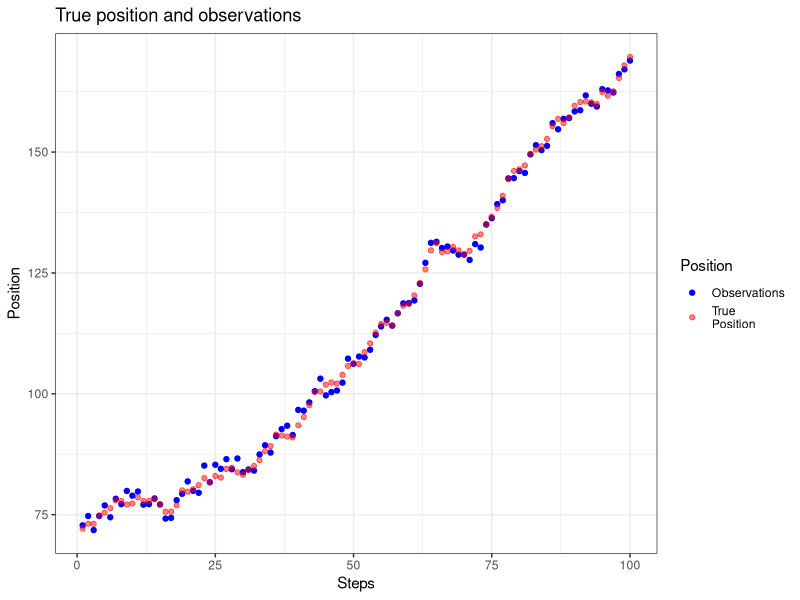
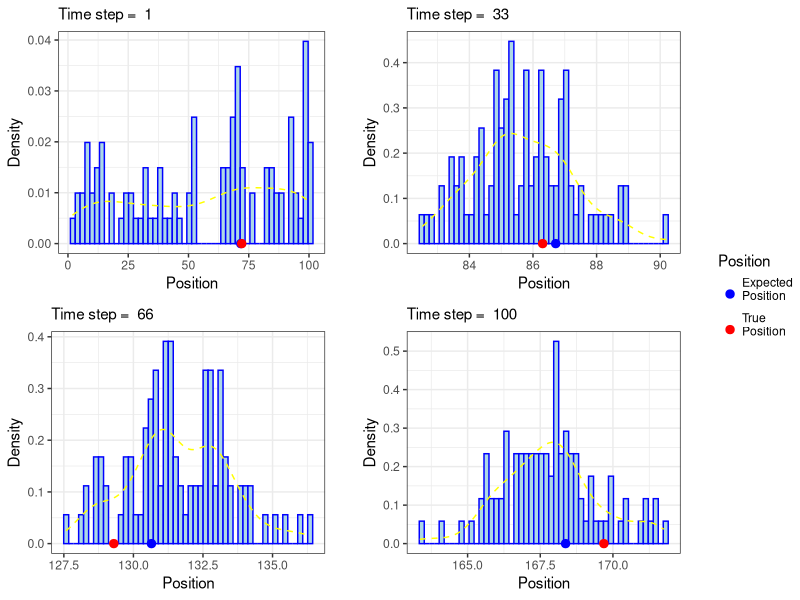
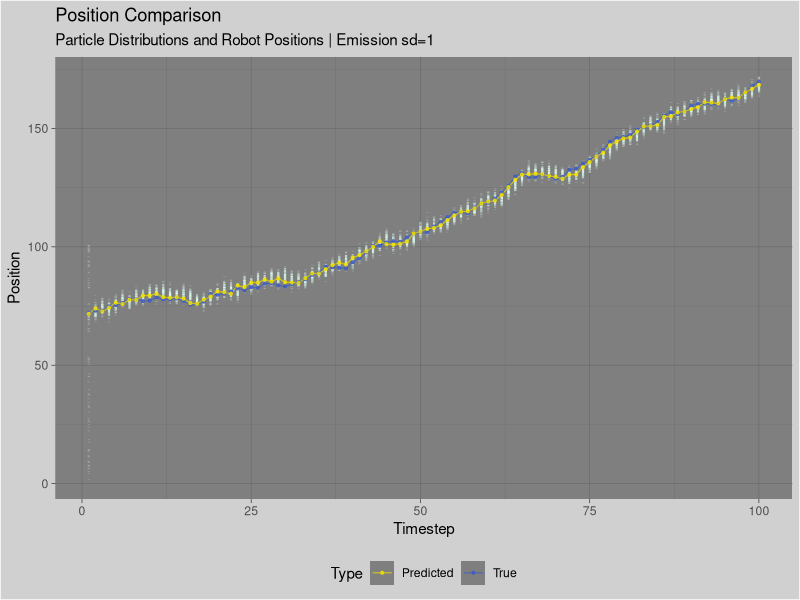
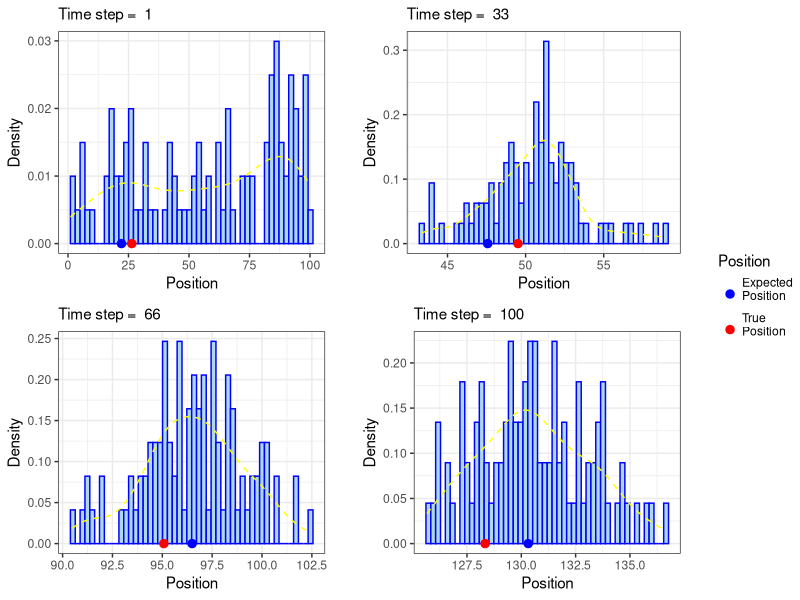
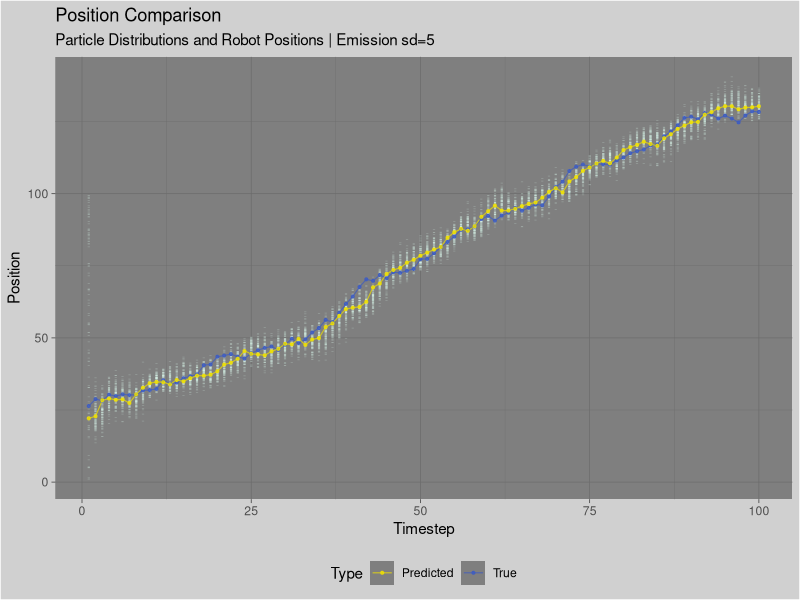
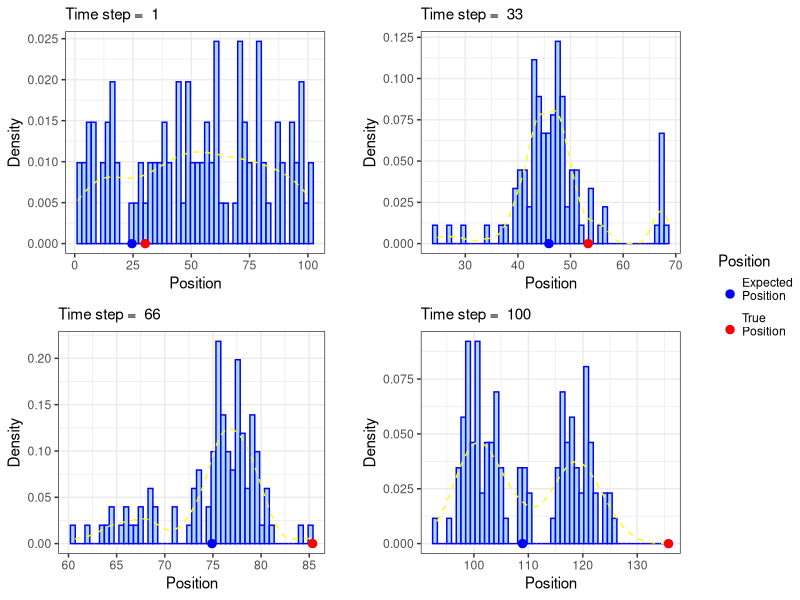
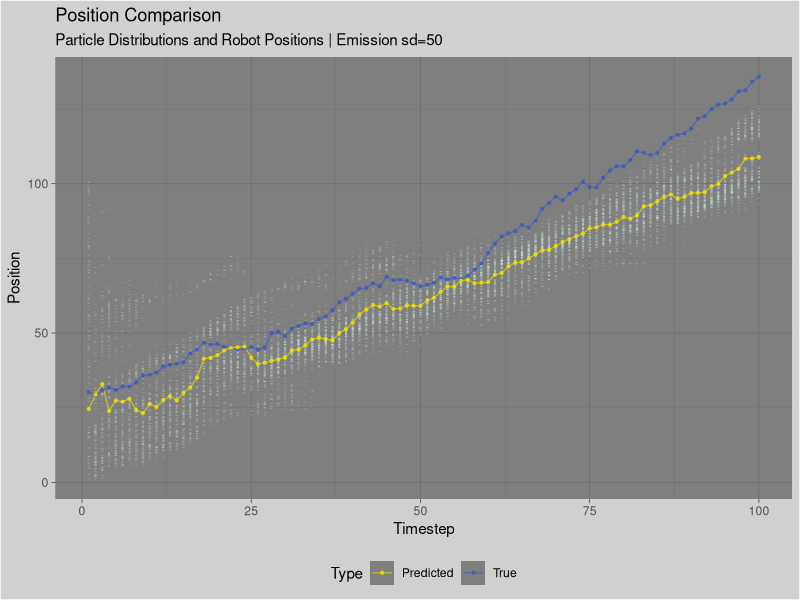
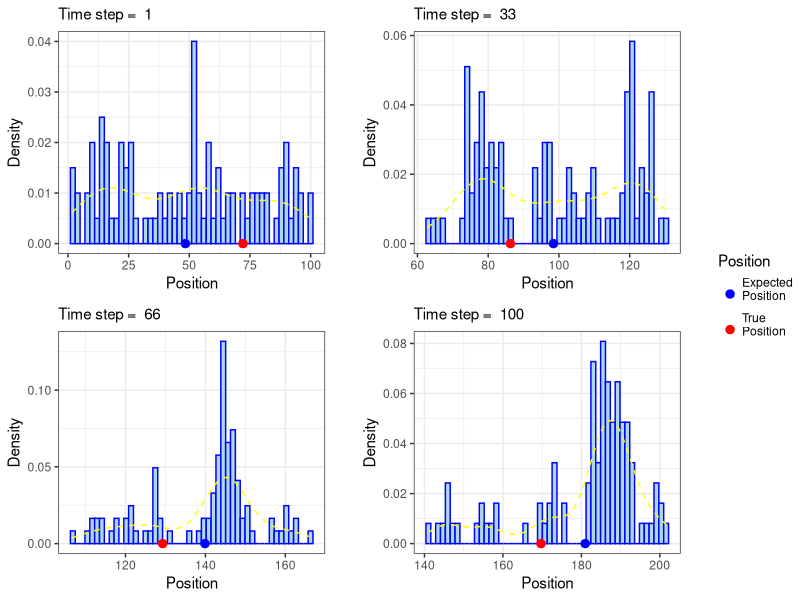

The R script that drew these images, in order:
## ---- chunk 1
knitr::opts_chunk$set(echo = TRUE, 
                    fig.align = "center", message = F, warning = F, error = F)
## ---- chunk 2
library(gridExtra)
library(ggplot2)
## ---- chunk 3
###################### IMPLEMENTATION OF THE FUNCTIONS #########################

# plot robot locations for each timestep
plot_positions = function(x_matrix, true, predicts, title){
  n = length(true)
  index = c()
  point = c()
  for(i in 1:n){
    index = c(index, rep(i, n))
    point = c(point, x_matrix[i, ])
  }
  df_plot = data.frame(index = index,
                       particle = point)
  
  
  plot = ggplot() +
    geom_point(aes(x = df_plot$index, y = df_plot$particle),
             size = 2, shape = "-", alpha=0.25, col = "#e0fff6") +
    geom_line(aes(x = 1:n, y = true, col = "True"), 
              size=0.4, alpha=0.7) +
    geom_line(aes(x = 1:n, y = predicts, col = "Predicted"), 
              size=0.4, alpha=0.7) +
    geom_point(aes(x = 1:n, y = true, col = "True"), 
              size=0.75, alpha=0.8) +
    geom_point(aes(x = 1:n, y = predicts, col = "Predicted"), 
              size=0.75, alpha=0.8) +
    scale_color_manual(values = c("Predicted" = "#efdf00",
                                      "True" = "#3c5bc1")) +
    labs(title = "Position Comparison",
         subtitle = title,
         col = "Type",
         x = "Timestep", y = "Position") +
    theme_dark() +
    theme(plot.background = element_rect(fill = "#d0d0d0"),
          legend.background = element_rect(fill = "#d0d0d0"),
          legend.position = "bottom")
  return(plot)
}

#The transition model: NOTE - It is not the average of three normal! 
#It is a mixture model. Each distribution has the same coeficient 
#That means that it is equal likely to generate from one distribution between 3
#For that reason, we sample an index between in order to know from which
#distribution we are going to generate
#After that we generate from that one 
#The difference between the distr is that we add a different constant in the mean
#For that reason we sample that constant with equal probability

TransModel = function(size,mu , sd_trans, coef){
  
  #sample equally from 3 constants  
  index = sample(x = c(0,1,2),size = size,replace = TRUE,prob = coef)
  
  #Sample from the normal adding each time the constant
  #In this way, we sample from the micture distribution
  smple = rnorm(n = size,mean = mu + index, sd = 1)
  return(smple)
   
}

#The emission Model
#Every we say above holds also for the emission model
EmissModel = function(size, mu , sd_emi,coef){
  
  #Here the constant we add is different though
  
  index = sample(x = c(0,-1,1),size = size,replace = TRUE,prob = coef)
  
  smple = rnorm(n = size, mean = mu + index, sd = sd_emi)
  return(smple)
}


#The initial model: Just a uniform distribution: No clue where the stupid robot is
InitModel = function(init,size,...){
  
  res = init(size,...)
  return(res)
  
}

#Function to simulate the SSM 
#In this function 
SSM_simulation = function(steps,size,InitMl,sd_trans,sd_emi,...){
  
  #generate from the initial model
  #Use the function IniModel in order to use it for different models
  initValues = InitModel(init = InitMl,size, ...)
  
  True_state = rep(0,steps)
  True_state[1] = initValues 
  
  Observations = rep(0,steps)
  Observations[1] = EmissModel(size = 1,True_state[1],sd_emi = sd_emi,
                               coef = rep(1/3,3))
  #a for loop to generate from the transition and emission model
  for (i in 2:steps) {
    
    True_state[i] = TransModel(size = size,mu = True_state[i-1],
                               sd_trans = sd_trans,coef = rep(1/3,3))
    
    Observations[i] = EmissModel(size = size,True_state[i],sd_emi = sd_emi,
                                 coef = rep(1/3,3))
    }
  
  return(list(True_state,Observations))
  
  
}

#function to evaluate the particles( compute the weights)
#Here we can caclulate the densities of the three normal and average them
#We also have to normalize the weights
evalParticles = function(Observation,particls,s){
  
  dens = (dnorm(x = Observation,mean = particls,sd = s)+
  dnorm(x = Observation,mean = particls -1 ,sd = s)+
  dnorm(x = Observation,mean = particls +1 ,sd = s))/3
  
  norm_dens = dens/sum(dens)
  #return the average of the densities
  return(norm_dens)
  
}

########Particle filter##########

PartFIlter = function(steps,#How many steps we will do
                       partSize,#How many particles
                       initMdl, #what is my initial model
                       sd_trans, #sd of transition model
                       sd_emi,#sd of emition model
                       correction = TRUE,#True if we want to calculate weights
                       method, #which method the user wants,
                       observ,
                       ...)#... for some extra parametres
  {
  
  #method first
  if(method == 1){
  
    #Initially generate partSize of particles
    #The first step is to generate from the initial model Z0
    particles  = InitModel(init = initMdl,size = partSize,...)
    N = length(particles)
    
    #Store all the particles in each step to plot them
    all_particles = matrix(0,nrow = steps,ncol = partSize)
  
    #vector to store the expected positions
    predictions = rep(0,N)
    Weights = rep(0,N) #store the weights
    
    
    for (i in 1:(steps)) {
    
      #sample from transition model one step ahead using the previous particles
      #So we think If i am in this position now, where i will be in the next
      #Time step. Of course this is just my belief.
      # I am doing that for ALL particles without using the weights
      
      belief = TransModel(size = N,mu = particles,sd_trans = sd_trans,
                          coef = rep(1/3,3))
      
      #I calculate the weights now. The weights are how likely is to have
      #an observation with that position.
      #We know Z_t(observation) and we condition to the belief we did before.
      
      weights = evalParticles(Observation = observ[i],
                                particls = belief,
                                s = sd_emi) 
      
      #If we do not want a correction, we convert all weights into 1/N 
      if(correction == FALSE){
        weights = rep(1/N,N)
      }
      
      #Now the Resampling starts. We have the belief, but we know that not all 
      #the particles are needed, in the sense that some of them are closer to
      #the real state. Therefore we have to weight them and use the weights
      #In this step we sample from our belief but we also use the weights.
      #More specific, we sample the same number of particles BUT using the 
      #weights will give us many times the same particles.
      particles = sample(x = belief,size = N,replace = TRUE,prob = weights)
      all_particles[i,] = particles 
      
      predictions[i] = mean(particles) #make the prediction
    
    }
    return(list(predictions,all_particles))
    
  #second method
  }else{

    #We store the particles at each step
    particles = matrix(0,nrow = steps,ncol = partSize)
    
    #Initially generate partSize of particles
    init_particles  = InitModel(init = initMdl,size = partSize,...)
    
    N = ncol(particles)
    
    #vector to store the expected positions
    predictions = rep(0,N)
    
    Weights = matrix(0,nrow = steps,ncol = partSize) #store the weights
    
    #In this method, we first evaluate the weights, using the function evalParticles
    #We calculate the weights for each particle in every step
    #This will give us the probability of my predictions
  
    
    #Now we use the trainsition model
    #First we sample from the particles that we already have,
    #But we use the weights in order to sample the most probable
    #In the initial step, all weights are equal
    
    temp_particles = sample(x = init_particles,size = N,replace = TRUE,
                             prob = rep(1,N))
    
        #After that we sent them to the transition model in order to make a prediction    
    particles[1,] = TransModel(size = N,mu = temp_particles,
                                 sd_trans = sd_trans, coef = rep(1/3,3))

    #finally we update the weights    
     Weights[1,] = evalParticles(Observation = observ[1],
                                  particls = particles[1,],
                                  s = sd_emi) 
    if(correction == FALSE){
         Weights[1,] = rep(1/N,N)
         
         
    }
      
    #Store the prediction
    predictions[1] = sum(Weights[1,]*particles[1,])
    
    #We now do the same for ALL steps, each time the same procedure
    for (i in 2:(steps)) {
      
      
      #So first we have to propagate the particles one step ahead
      #We sample using the weights N particles in order to use the most likely
      temp_particles = sample(x = particles[i-1,],size = N,replace = TRUE,
                              prob = Weights[i-1,] )
      
      #We propagate those particles using the transition model 
      particles[i,] = TransModel(size = N,mu = temp_particles,
                                 sd_trans = sd_trans, coef = rep(1/3,3))
      
      #Now we update the weights for each particle
      Weights[i,] = evalParticles(Observation = observ[i],
                                particls = particles[i,],
                                s = sd_emi)
      
      
       #If we do not need a correction, we just assign  equal weights
      if(correction == FALSE){
        Weights[i,] = rep(1/N,N)
      }
      
      
      #Here our prediction is the sum of the multiplication between the 
      #current weight and the particles
    
      predictions[i] = sum(Weights[i,]*particles[i,])
      
      }
  }  
  
    #The function returns the predictions and the particles for each time step
    return(list(predictions,particles))
}



# Function to take the legend of a plot
g_legend <- function(a.gplot){
  
  tmp <- ggplot_gtable(ggplot_build(a.gplot))
  leg <- which(sapply(tmp$grobs, function(x) x$name) == "guide-box")
  legend <- tmp$grobs[[leg]]
  
  return(legend)
  
}



#A function to plot the particles in different times steps
#Also we plot the true and the expected location
plot_function = function(particles,true_pos,exp_pos,plots){
  
  plot_list = list()
  plt_N = 1
  legend_taken = FALSE
  
  for(i in plots){
    p = eval(substitute(
      
      ggplot() + 
        geom_histogram(mapping = aes(x = particles[i,], y = ..density..),
                       bins = 50,fill = "lightblue",color = "blue")+
        geom_density(mapping = aes(x = particles[i,]),
                     color = "yellow",size = 0.5, lty = 2)+
        geom_point(mapping = aes(x = exp_pos[i], y = 0,
                                 col = "Expected\nPosition"), size = 2.5 )+
        geom_point(mapping = aes(x = true_pos[i], y = 0,
                                 col = "True\nPosition") ,size = 2.5)+
        scale_color_manual(values = c("True\nPosition" = "red", 
                                      "Expected\nPosition" = "blue"),
                           name = "Position")),list(i = i))+
      labs(subtitle = paste("Time step = ",i),x = "Position", 
           y = "Density")+
      theme_bw()
    
    
    
    # Make a common legend for every plot
    if(!legend_taken) {
    
      # Take the legend
      p =  p +
      theme(legend.text = element_text(margin = margin(b = 7.5, unit = "pt")))
      my_legend <- g_legend(p)
      legend_taken <- T
    }
    
    # Remove the legend from the individual plot and add it to the plot list
    p = p + theme(legend.position = "none",
    plot.margin = unit(c(5.5,22,5.5,5.5), "pt"))
    
    #plot_list = rlist::list.append(plot_list, p)
    plot_list[[plt_N]] = p
    plt_N = plt_N +1
  
    
    }
    
  
  
  grid.arrange(do.call("arrangeGrob", c(plot_list, ncol=2)), my_legend,
                ncol = 2, widths = c(8, 1))
  
}

#Plot the residuals
plot_res = function(resid,#vector of the residuals
                    sd) # For what sd we run the filter in order to print it  
  {

  #plot the residuals
  res_plot = ggplot()+
  #geom_histogram(mapping = aes(resid, y = ..density..),fill = "green",bins = 50)+
  geom_density(mapping = aes(resid), color= "black", alpha = 0.5,
               fill = "red", lty = 2) +
  geom_vline(xintercept = mean(resid), color = "yellow", lty = 2, size = 1)+
  labs(subtitle = paste("sd =",sd), 
       x = "Residuals", y = "Density")+
  theme_light()
  return(res_plot)
  
}


#plot the predictions in the last step
plt_predict = function(exp_pos,true_pos, sd){
  
  steps = seq(1,nrow(exp_pos),1)
  plot_list = list()
  plt_N = 1
  legend_taken = FALSE
  
  for(i in sd){
    p = eval(substitute(
      
   ggplot()+
    geom_point(mapping = aes(x = steps, y = exp_pos[,plt_N],
                           col = "Expected\nPosition"), alpha = 0.5)+
    geom_line(mapping = aes(x = steps, y = true_pos,
                           col = "True\nPosition"), lty = 2)+
     scale_color_manual(values = c("True\nPosition" = "red", 
                                      "Expected\nPosition" = "blue"),
                           name = "Position")),list(i = i))+
      labs(subtitle = paste("sd = ", sd[plt_N]),
           x = "Position", 
           y = "Density")+
      theme_bw()
    
     # Make a common legend for every plot
    if(!legend_taken) {
    
      # Take the legend
      p =  p +
      theme(legend.text = element_text(margin = margin(b = 7.5, unit = "pt")))
      my_legend <- g_legend(p)
      legend_taken <- T
    }
    
    # Remove the legend from the individual plot and add it to the plot list
    p = p + theme(legend.position = "none",
    plot.margin = unit(c(5.5,22,5.5,5.5), "pt"))
    
    #plot_list = rlist::list.append(plot_list, p)
    plot_list[[plt_N]] = p
    plt_N = plt_N +1
  
    
    }
  
  
   grid.arrange(do.call("arrangeGrob", c(plot_list, ncol=2)), my_legend,
                ncol = 2, widths = c(8, 1), top = "Filtering distributions")
  
}




## ---- chunk 4
############################ RUN THE ALGORITHS ################################

#Simulate the data
set.seed(12345) #set the seed for same results

#Simulate 100 steps 
simulation_SSM = SSM_simulation(steps = 100,size = 1,InitMl = runif,1,1,0,100)

true_states = simulation_SSM[[1]] #store the true positions
Obs_states = simulation_SSM[[2]]  #store the observations

#plot true positions and the observations of the robot in order to get an idea 
plot_true =  ggplot()+
    geom_point(mapping = aes(x = c(1:100), y = Obs_states,
                           col = "Observations"))+
    geom_point(mapping = aes(x = c(1:100), y = true_states,
                           col = "True\nPosition"), alpha = 0.5)+
     scale_color_manual(values = c("True\nPosition" = "red", 
                                      "Observations" = "blue"),
                           name = "Position")+
    labs(title = "True position and observations",
                       x = "Steps", 
                        y = "Position")+
      theme_bw()

#Run the filter for emission standard deviaton equal to 1

part_Filt_sd1 = PartFIlter(steps = 100,
                           partSize = 100,
                           initMdl = runif,
                           sd_trans = 1,
                           sd_emi = 1,
                           correction = TRUE,
                           method = 2,
                           observ = Obs_states,
                           0,100)

predict_sd1 = part_Filt_sd1[[1]] #Store the predictions
particles = part_Filt_sd1[[2]]
residuals = predict_sd1 - true_states #calculate the residuals
abs_error = mean(abs(residuals)) #calculate the mean of the  resid error

## ---- chunk 5
plot_true
## ---- chunk 6
#use the function to plot the particles and the true/expected position
plt_sd1 = plot_function(particles = particles,true_pos = true_states,
                    exp_pos = predict_sd1,plots = c(1,33,66,100))

#plot the residuals
plt_Residuals_sd1 = plot_res(resid = residuals,sd = 1)

## ---- chunk 7
plot_positions(x_matrix = particles, 
               true = true_states, 
               predicts = predict_sd1,
               title = "Particle Distributions and Robot Positions | Emission sd=1")
## ---- chunk 8
###### change the variance
#Simulate 100 steps 
simulation_SSM_sd5 = SSM_simulation(steps = 100,size = 1,InitMl = runif,1,sd_emi = 5,0,100)

true_states_sd5 = simulation_SSM_sd5[[1]] #store the true positions
Obs_states_sd5 = simulation_SSM_sd5[[2]] 



#Here we run the particle filter with sd = 5
part_Filt_sd5 = PartFIlter(steps = 100,partSize = 100,initMdl = runif,
                           sd_trans = 1,sd_emi = 5,correction = TRUE,method = 2,
                           observ = Obs_states_sd5,
                           0,100)


predict_sd5 = part_Filt_sd5[[1]] #Store the predictions
particles_sd5 = part_Filt_sd5[[2]]
residuals_sd5 = predict_sd5 - true_states_sd5 #calculate the residuals
abs_error_sd5 = mean(abs(residuals_sd5)) #calculate the abs_error


plt_sd5 = plot_function(particles = particles_sd5,true_pos = true_states_sd5,
                        exp_pos = predict_sd5,plots = c(1,33,66,100))

#plot the residuals
plt_Residuals_sd5 = plot_res(resid = residuals_sd5,sd = 5)


## ---- chunk 9
plot_positions(x_matrix = particles_sd5, 
               true = true_states_sd5, 
               predicts = predict_sd5,
               title = "Particle Distributions and Robot Positions | Emission sd=5")
## ---- chunk 10
###### change the variance
#Simulate 100 steps 
simulation_SSM_sd50 = SSM_simulation(steps = 100,size = 1,InitMl = runif,1,
                                    sd_emi = 50,0,100)

true_states_sd50 = simulation_SSM_sd50[[1]] #store the true positions
Obs_states_sd50 = simulation_SSM_sd50[[2]] 


part_Filt_sd50 = PartFIlter(steps = 100,partSize = 100,initMdl = runif,
                            sd_trans = 1,sd_emi = 50,correction = TRUE,
                            method = 2,observ = Obs_states_sd50,0,100)


predict_sd50 = part_Filt_sd50[[1]] #Store the predictions
particles_sd50 = part_Filt_sd50[[2]]
residuals_sd50 = predict_sd50 - true_states_sd50 #calculate the residuals
abs_error_sd50 = mean(abs(residuals_sd50)) #calculate the abs_error


plt_sd50 = plot_function(particles = particles_sd50,true_pos = true_states_sd50,
                        exp_pos = predict_sd50,plots = c(1,33,66,100))

#plot the residuals
plt_Residuals_sd50 = plot_res(resid = residuals_sd50,sd = 50)

## ---- chunk 11
plot_positions(x_matrix = particles_sd50, 
               true = true_states_sd50, 
               predicts = predict_sd50,
               title = "Particle Distributions and Robot Positions | Emission sd=50")
## ---- chunk 12
#Without Correction

part_Filt_noCOrr = PartFIlter(steps = 100,partSize = 100,
                               initMdl = runif,sd_trans = 1,
                               sd_emi = 1,correction = FALSE,
                               method = 2,observ = Obs_states,0,100)


predict_noCorr = part_Filt_noCOrr[[1]] #Store the predictions
particles_noCorr = part_Filt_noCOrr[[2]]
residuals_noCorr = predict_noCorr - true_states #calculate the residuals
abs_error_noCorr = mean(abs(residuals_noCorr)) #calculate the abs_error


plt_noCorr = plot_function(particles = particles_noCorr,true_pos = true_states,
                        exp_pos = predict_noCorr,plots = c(1,33,66,100))

## ---- chunk 13
plot_positions(x_matrix = particles_noCorr, 
               true = true_states, 
               predicts = predict_noCorr,
               title = "Particle Distributions and Robot Positions | No correction")
## ---- chunk 14
#plot the residuals
plt_Residuals_noCorr = plot_res(resid = residuals_noCorr,sd = "1 and No correction")

#Plot in the same figure all the residuals for diff sd
plt_list_res = list(plt_Residuals_sd1,plt_Residuals_sd5,
                    plt_Residuals_sd50,plt_Residuals_noCorr)
grid.arrange(grobs =plt_list_res, top = "Residuals for different standard deviation")

#Plot in the same figure all the predictions for diff sd
# df_pred = data.frame(predict_sd1,predict_sd5,predict_sd50,predict_noCorr)
# plt_all_predictions =  plt_predict(exp_pos = df_pred,true_states,
#                                    sd = c(1,5,50,"1 and No correction"))

